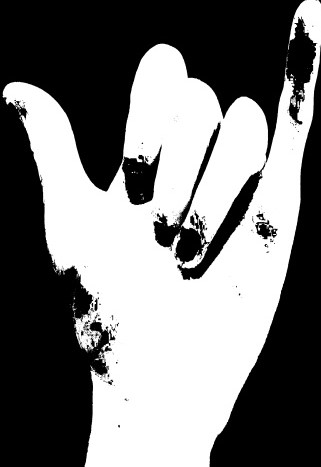
#> input picture project/image_std/masks/s1.jpg, 321 x 467 px
$ python alarm.py   (older library calls are emulated)
#> lines starting #> are read from the running program, lines starting #| are printed output that depends on the picture; pictures that were not available may be replaced by others from this repository, and a replacement may not be noted
# EECS4422 Project
# yucheng zhou
# 213169636
# CSE: yucheng3

import cv2
import numpy as np
from skimage.measure import compare_ssim
import argparse
import imutils
import PIL
from PIL import Image

def Filter(frame):
	cur_frame = cv2.cvtColor(frame, cv2.COLOR_BGR2HSV)
	lower = np.array([0, 50, 90])
	upper = np.array([20, 230, 230])
	cur_frame = cv2.inRange(cur_frame, lower, upper)
	return cur_frame

def rotate(frame, angle):
    #grab the dimensions of the image and then determine the
    #center
    (h, w) = frame.shape[:2]
    (cX, cY) = (w // 2, h // 2)
    #grab the rotation matrix (applying the negative of the
    #angle to rotate clockwise), then grab the sine and cosine
    #(i.e., the rotation components of the matrix)
    M = cv2.getRotationMatrix2D((cX, cY), -angle, 1.0)
    cos = np.abs(M[0, 0])
    sin = np.abs(M[0, 1])
    #compute the new bounding dimensions of the image
    nW = int((h * sin) + (w * cos))
    nH = int((h * cos) + (w * sin))
    #adjust the rotation matrix to take into account translation
    M[0, 2] += (nW / 2) - cX
    M[1, 2] += (nH / 2) - cY
    #perform the actual rotation and return the image
    return cv2.warpAffine(frame, M, (nW, nH))

def detect_similarity(cur_frame):
	frame_w, frame_h = cur_frame.shape[::-1]
	threshold = 0.49
	detected = False
	maxs = []
	locs = []
	for temp in templates[:4]:
		temp_w, temp_h = temp.shape[::-1]
		step = int((min(frame_h, frame_w) - min(temp_h, temp_w)) / 5) # min(h,w) guarantees template wont be bigger than the frame
		for i in range(1,6):
			temp_w = temp_w + step
			temp_h = temp_h + step
			resized = cv2.resize(temp, (temp_w, temp_h), interpolation = cv2.INTER_AREA)
			res = cv2.matchTemplate(cur_frame,temp,cv2.TM_CCOEFF)
			min_val, max_val, min_loc, max_loc = cv2.minMaxLoc(res)
			maxs.append(max_val)
			locs.append(max_loc)
	# select best matches
	max_val = max(maxs)
	print(maxs)
	i_max = maxs.index(max_val)
	max_loc = locs[i_max]
	if max_val > threshold:
		detected = True
		top_left = max_loc
		bottom_right = (top_left[0] + temp_w, top_left[1] + temp_h)
		cv2.rectangle(cur_frame,top_left, bottom_right, 255, 2)
		cv2.imwrite('gesture-found.jpg',cur_frame)
	return detected

def kpmatch(cur_frame):
	result = False
	orb = cv2.ORB_create(nfeatures=1500)
	kp1, des1 = orb.detectAndCompute(cur_frame,None)
	kps = []
	dess = []
	threshold = 35
	for i in range (0,4):
		k, d = orb.detectAndCompute(templates[i+4],None)
		kps.append(k)
		dess.append(d)

	bf = cv2.BFMatcher(cv2.NORM_HAMMING, crossCheck=True)
	for i in range (0,4):
		matches = bf.match(des1,dess[i])
		matches = sorted(matches, key = lambda x:x.distance)
		gkps = []
		for match in matches:
			if match.distance < threshold:
				gkps.append(match.distance)
		if len(kps) > 5:
			result = True
	return result

def Activate_alarm():
	print("EMERGENCY REPORTED!!!")
	return

templates = []
template1 = cv2.imread('image_std/masks/s1.jpg',0)
#> template1 is the input picture: shape (467, 321); min 0, max 255, mean 120.4
template2 = cv2.imread('image_std/masks/s2.jpg',0)
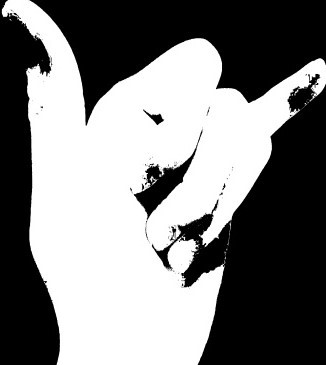
#> input picture project/image_std/masks/s2.jpg, 326 x 365 px
#> template2 is the input picture: shape (365, 326); min 0, max 255, mean 126.4
template3 = cv2.imread('image_std/masks/s3.jpg',0)
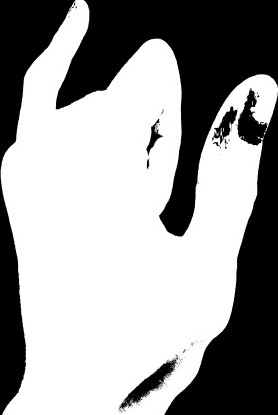
#> input picture project/image_std/masks/s3.jpg, 278 x 415 px
#> template3 is the input picture: shape (415, 278); min 0, max 255, mean 156.1
template4 = cv2.imread('image_std/masks/s4.jpg',0)
templates.append(template1)
templates.append(template2)
templates.append(template3)
templates.append(template4)
template1 = cv2.imread('image_std/originals/1.jpg',0)
template2 = cv2.imread('image_std/originals/2.jpg',0)
template3 = cv2.imread('image_std/originals/3.jpg',0)
template4 = cv2.imread('image_std/originals/4.jpg',0)
templates.append(template1)
templates.append(template2)
templates.append(template3)
templates.append(template4)
inputstream = cv2.VideoCapture('input_lib/input1.mp4')
gesture_detected = False
while(inputstream.isOpened()):
	ret, frame = inputstream.read()
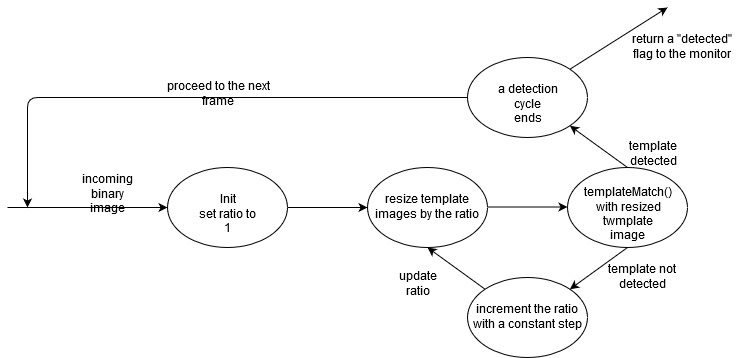
#> input picture project/tm_chart.jpg, 738 x 358 px, given in place of input1.mp4, which was not available
#> frame is the input picture: shape (358, 738, 3); min 0, max 255, mean 247.4
	# rotate
	rotated = rotate(frame, 90)
#> in rotate, `return cv2.warpAffine(frame, M, (nW, nH))`:
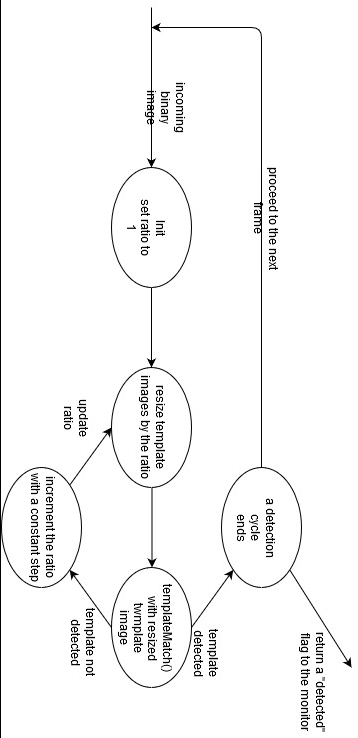
#> returned value: shape (738, 358, 3); min 0, max 255, mean 246.7
	frame = rotated
	detected_count = 0
	# get frame rate
	fps = inputstream.get(cv2.CAP_PROP_FPS)
	detected_need = fps * 2
	if ret == False:
		break
	frame = Filter(frame)
#> in Filter, `cur_frame = cv2.cvtColor(frame, cv2.COLOR_BGR2HSV)`: cur_frame: shape (738, 358, 3); mean H, S, V 0, 0, 246.7
#> in Filter, `cur_frame = cv2.inRange(cur_frame, lower, upper)`: cur_frame: shape (738, 358); every value is 0
	cv2.imwrite( "current_frame.jpg", frame );
	#gesture_detected = detect_similarity(frame)
	gesture_detected = kpmatch(frame)
#> in kpmatch, `kp1, des1 = orb.detectAndCompute(cur_frame,None)`: kp1 = (); des1 = None
#> after the loop in kpmatch, `for i in range (0,4):`: dess = 4 items; kps = [(), (), (), ()]
#> gesture_detected = False
	if gesture_detected == True:
		detected_count = detected_count + 1
		print("Detected!")
		if detected_count >= 30:
			Activate_alarm()
			detected_count = 0
	else:
		detected_count = 0
	if cv2.waitKey(1) & 0xFF == ord('q'):
#> (key q is pressed here)
		break

inputstream.release()
	#print(detected_count)
